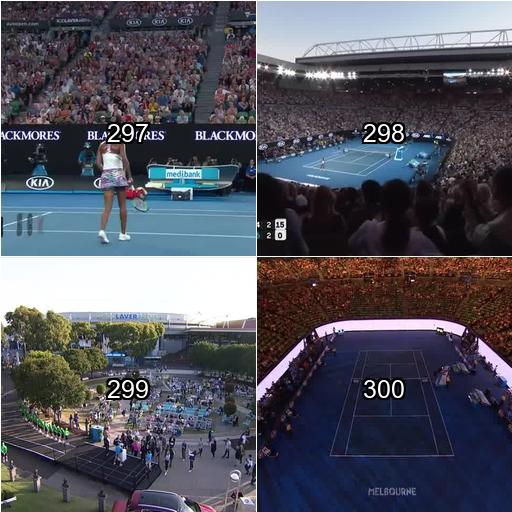
#> input picture data/debugging_images/combined_image_297.jpg, 512 x 512 px, given in place of Rafael Nadal ｜ Wimbledon 2019 ｜ Full Match [wZnCcqm_g-E].mp4, which was not available
$ python extractor.py   (older library calls are emulated)
#> lines starting #> are read from the running program, lines starting #| are printed output that depends on the picture; pictures that were not available may be replaced by others from this repository, and a replacement may not be noted
import cv2
import numpy as np
import get_supers
import object_track
import concurrent.futures


def getContrast(f):
    gray = cv2.cvtColor(f, cv2.COLOR_BGR2GRAY)
    return np.std(gray) + (0.3 * np.mean(gray)), np.mean(gray)


def getColour(f):
    # based on example from the following link
    # https://www.pyimagesearch.com/2017/06/05/computing-image-colorfulness-with-opencv-and-python/
    (B, G, R) = cv2.split(f.astype("float"))
    rg = abs(R - G)
    yb = abs(0.5 * (R + G) - B)
    stdRoot = np.sqrt((np.std(rg) ** 2) + (np.std(yb) ** 2))
    meanRoot = np.sqrt((np.mean(rg) ** 2) + (np.mean(yb) ** 2))
    return stdRoot + (0.3 * meanRoot), (np.mean(B), np.mean(G), np.mean(R))


def getEdge(f):
    lap = cv2.Laplacian(f, cv2.CV_64F)
    return np.std(lap) ** 2, np.mean(lap)


# [11 lines left out: functions getSupQual, getTime, not called in this run]


def processVideo(videoFile, start_frame_number):
#> called with start_frame_number = 1
    cap = cv2.VideoCapture(videoFile)
    fps = int(cap.get(5))
    print('Number of Frames:', cap.get(cv2.CAP_PROP_FRAME_COUNT))

    motion = []
    camMot = []
    edges = []
    uEdges = []
    colours = []
    uColours = []
    contrasts = []
    uContrasts = []
    unique = np.array([0, 0, 0])

    print("Calculating motion, and quality...")

    # calculate motion
    motion.append(0)
    flow = None
    # grab first frame since missing form loop
    ret, old = cap.read()
#> old is the input picture: shape (512, 512, 3); mean B, G, R 94.1, 83.5, 82.8
    while True:
        if old.shape[0] > 480 and old.shape[1] > 640:
            old = cv2.pyrDown(old)
        else:
            break
    # old = cv2.resize(old,(640, 480),interpolation=0)
    t1, t2 = getEdge(old)  # creates temp variables
#> in getEdge, `lap = cv2.Laplacian(f, cv2.CV_64F)`:
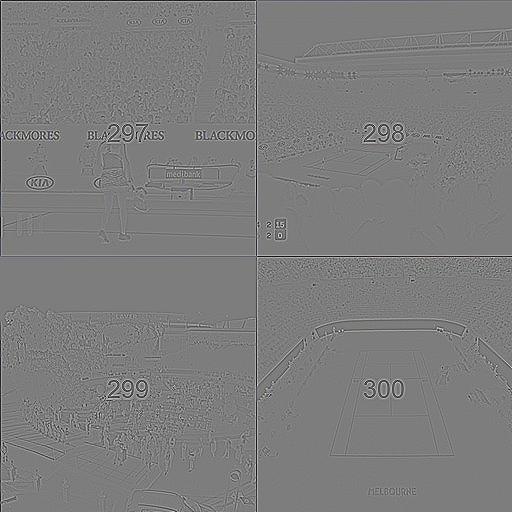
#> lap: shape (512, 512, 3) float64; mean B, G, R -0.5, -0.6, -0.6; drawn with min black and max white
#> t1 = 3883.9; t2 = -0.542
    edges.append(t1)
    uEdges.append(t2)
    t1, t2 = getColour(old)
#> in getColour, `(B, G, R) = cv2.split(f.astype("float"))`:
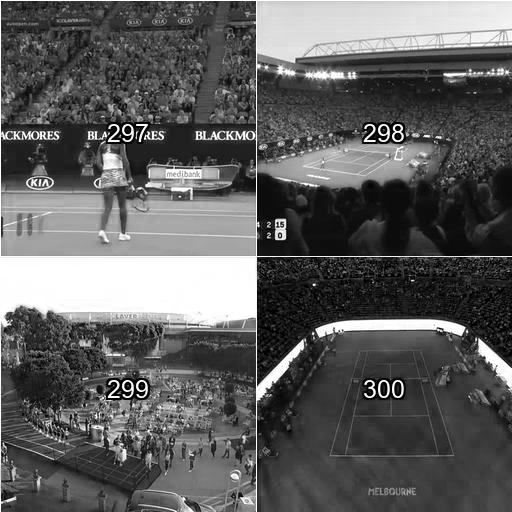
#> B: shape (512, 512) float64; min 0, max 255, mean 94.1
#> in getColour, `(B, G, R) = cv2.split(f.astype("float"))`:
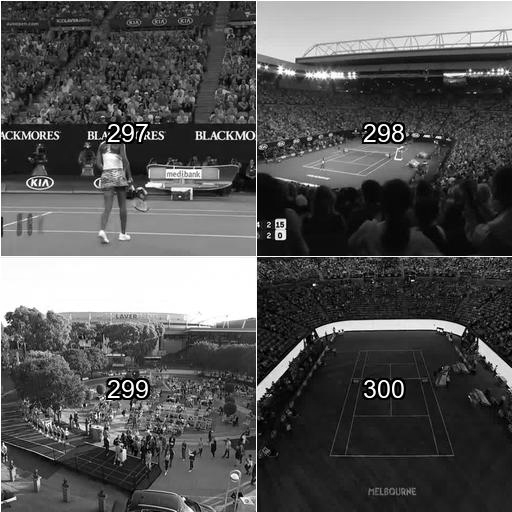
#> G: shape (512, 512) float64; min 0, max 255, mean 83.5
#> in getColour, `(B, G, R) = cv2.split(f.astype("float"))`:
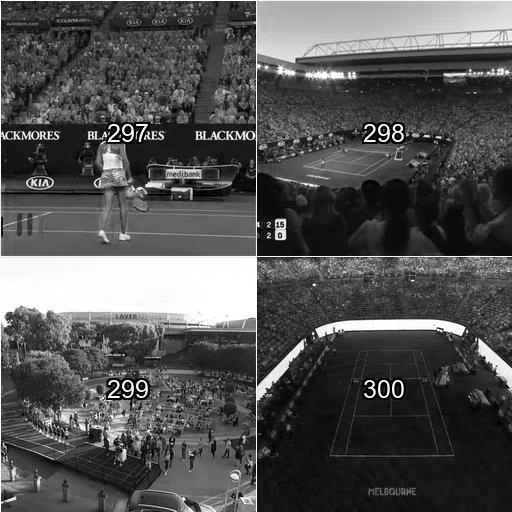
#> R: shape (512, 512) float64; min 0, max 255, mean 82.8
#> in getColour, `rg = abs(R - G)`:
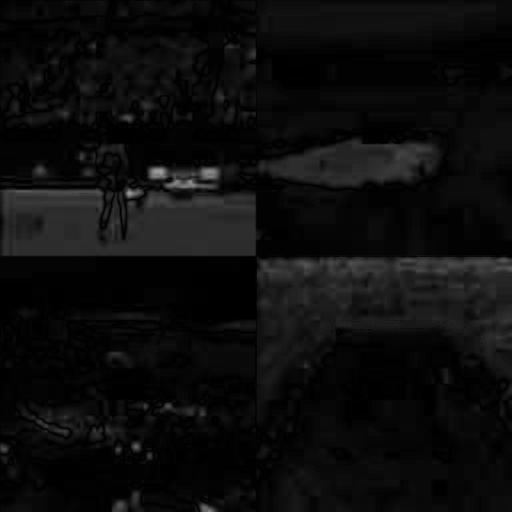
#> rg: shape (512, 512) float64; min 0, max 162, mean 12.5
#> in getColour, `yb = abs(0.5 * (R + G) - B)`:
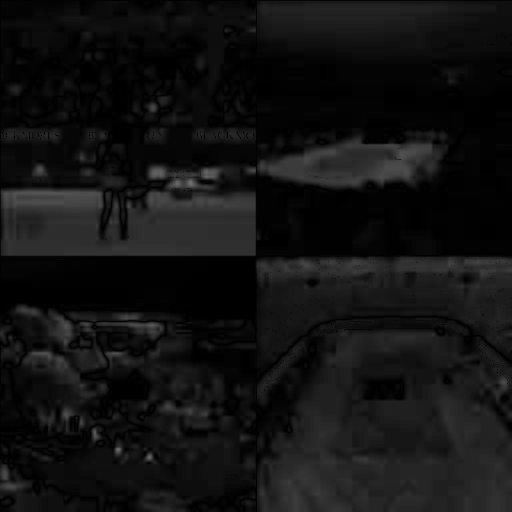
#> yb: shape (512, 512) float64; min 0, max 114, mean 18.3
#> in getColour, `stdRoot = np.sqrt((np.std(rg) ** 2) + (np.std(yb) ** 2))`: stdRoot = 22.6
#> in getColour, `meanRoot = np.sqrt((np.mean(rg) ** 2) + (np.mean(yb) ** 2))`: meanRoot = 22.14
#> t1 = 29.24; t2 = (94.08, 83.47, 82.78)
    colours.append(t1)
    uColours.append(t2)
    t1, t2 = getContrast(old)
#> t1 = 95.01; t2 = 84.47
    contrasts.append(t1)
    uContrasts.append(t2)

    i = 1
    while (True):
        j = 0
        while (j < start_frame_number):
            ret, new = cap.read()
            j = j + 1
        if not ret:
            break
        while True:
            if new.shape[0] > 480 and new.shape[1] > 640:
                new = cv2.pyrDown(new)
            else:
                break
        # new = cv2.resize(new,(640, 480),interpolation=2)
        t1, t2 = getEdge(new)  # creates temp variables
#> t1 = 3883.9; t2 = -0.542
        edges.append(t1)
        uEdges.append(t2)
        t1, t2 = getColour(new)
#> t1 = 29.24; t2 = (94.08, 83.47, 82.78)
        colours.append(t1)
        uColours.append(t2)
        t1, t2 = getContrast(new)
#> t1 = 95.01; t2 = 84.47
        contrasts.append(t1)
        uContrasts.append(t2)

        gray1 = cv2.cvtColor(new, cv2.COLOR_BGR2GRAY)
        gray2 = cv2.cvtColor(old, cv2.COLOR_BGR2GRAY)
        flow = cv2.calcOpticalFlowFarneback(gray2, gray1, flow, 0.5, 2, 15, 2, 5, 1.1,
                                            1)  # calculate the optical flow of entire frame
        mag, ang = cv2.cartToPolar(flow[..., 0], flow[..., 1])
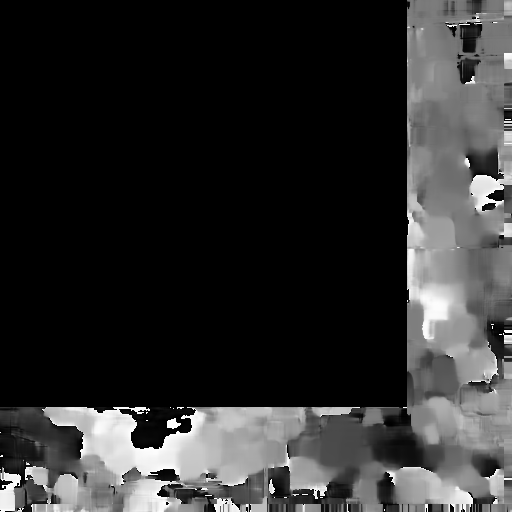
#> ang: shape (512, 512) float32; min 0, max 6.28, mean 1.14; drawn with min black and max white
        mag = np.ma.masked_invalid(mag)  # prevent errors from inf values
        motion.append(np.mean(mag))
        camMot.append(np.median(mag))

        if i % 100 == 0:
            print("Frame " + str(i * start_frame_number) + ": " + str(motion[i]))

        old = new
        i += 1

    cap.release()
    # normalize motion
    motion = np.array(motion)
    motion = motion / max(motion)

    # normalize quality
    mEdge = np.mean(edges)
    mCol = np.mean(colours)
    mCon = np.mean(contrasts)
    quality = []
    for i in range(len(edges)):
        quality.append(edges[i] / mEdge + colours[i] / mCol + contrasts[i] / mCon)

    # added motion smoothing here instead of having seperate file
    motion = np.convolve(motion, [0.05, 0.05, 0.1, 0.2, 0.2, 0.2, 0.1, 0.05, 0.05], "same")  # seudo gaussian

    print("Calculating superframes...")

    supers = get_supers.getSupers(motion, fps)

    print("Calculating superframe quality...")

    supQual = getSupQual(quality, supers)
    # calculate uniqueness, edges colours contrasts
    unique = []
    uMEdge = np.mean(uEdges)
    uMCol = np.mean(uColours)
    uMCon = np.mean(uContrasts)
    for i in range(len(supers) - 1):
        unique.append(abs(np.mean(uEdges[supers[i]:supers[i + 1]]) - uMEdge) +
                      abs(np.linalg.norm(np.mean(uColours[supers[i]:supers[i + 1]]) - uMCol)) +
                      abs(np.mean(uContrasts[supers[i]:supers[i + 1]]) - uMCon))
    unique = np.array(unique) / max(unique)

    print("Calculating object tracking...")

    supQual = np.array(supQual)
    supQual = supQual / max(supQual)

    scores = object_track.getTrack(supers, camMot, videoFile, supQual)

    # normalizing
    scores = np.array(scores)
    scores = scores / max(scores)
    lens = []
    for i in range(len(supers) - 1):
        lens.append(supers[i + 1] - supers[i])

    return supQual, scores, lens, motion, unique, supers


# [124 lines left out: functions process_frame, processVideoP, not called in this run]


supQual, scores, lens, motion, unique, supers = processVideo(
    "../video/Roger Federer vs Rafael Nadal ｜ Wimbledon 2019 ｜ Full Match [wZnCcqm_g-E].mp4", 1)

segments = [idx for idx, val in enumerate(scores) if val > 0.12]
timeStamp_segments = [idx for idx, val in enumerate(scores) if val > 0.20]
print(segments)
print(timeStamp_segments)

timeStamps = []
frameSegments = []
for i in segments:
    start = getTime(supers[i], "../video/Roger Federer vs Rafael Nadal ｜ Wimbledon 2019 ｜ Full Match [wZnCcqm_g-E].mp4")
    end = getTime(supers[i + 1],
                  "../video/Roger Federer vs Rafael Nadal ｜ Wimbledon 2019 ｜ Full Match [wZnCcqm_g-E].mp4")
    timeStamps.append((start, end))
    frameSegments.append((supers[i], supers[i + 1]))

timeStampsForTimeStamp = []
frameSegmentsForTimeStamp = []
for i in timeStamp_segments:
    start = getTime(supers[i], "../video/Roger Federer vs Rafael Nadal ｜ Wimbledon 2019 ｜ Full Match [wZnCcqm_g-E].mp4")
    end = getTime(supers[i + 1],
                  "../video/Roger Federer vs Rafael Nadal ｜ Wimbledon 2019 ｜ Full Match [wZnCcqm_g-E].mp4")
    timeStampsForTimeStamp.append((start, end))
    frameSegmentsForTimeStamp.append((supers[i], supers[i + 1]))
print(frameSegments)

$ run again, on data/debugging_images/combined_image_298.jpg
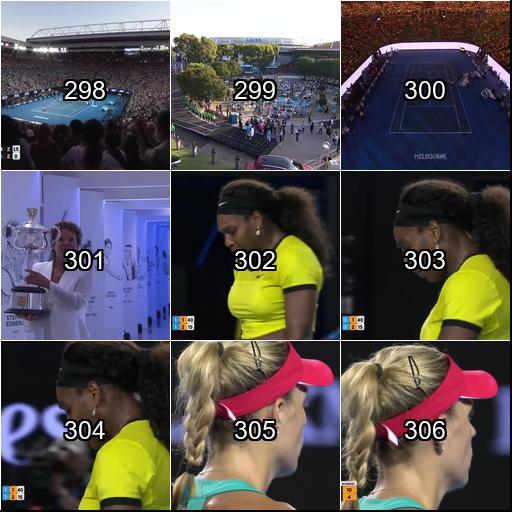
#> input picture data/debugging_images/combined_image_298.jpg, 512 x 512 px, given in place of Rafael Nadal ｜ Wimbledon 2019 ｜ Full Match [wZnCcqm_g-E].mp4, which was not available
#> in processVideo, old is the input picture: shape (512, 512, 3); mean B, G, R 80.2, 80.6, 86.1
#> in processVideo, `t1, t2 = getEdge(old)`: t1 = 4397.8; t2 = -0.448
#> in getColour, `yb = abs(0.5 * (R + G) - B)`:
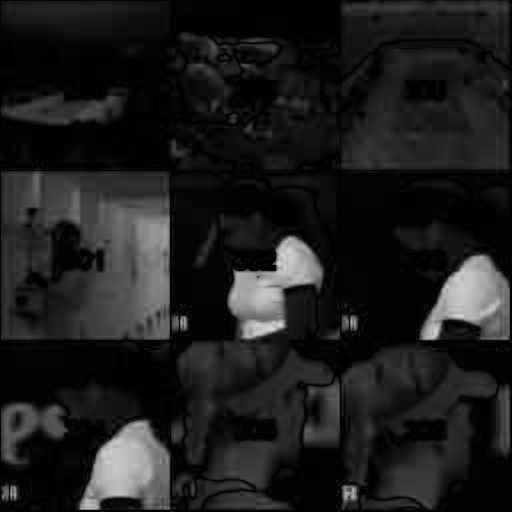
#> yb: shape (512, 512) float64; min 0, max 220.5, mean 29.9
#> stdRoot = 46.57
#> meanRoot = 32.46
#> in processVideo, `t1, t2 = getColour(old)`: t1 = 56.3; t2 = (80.2, 80.57, 86.07)
#> in processVideo, `t1, t2 = getContrast(old)`: t1 = 92.88; t2 = 82.17
#> in processVideo, `t1, t2 = getEdge(new)`: t1 = 4397.8; t2 = -0.448
#> in processVideo, `t1, t2 = getColour(new)`: t1 = 56.3; t2 = (80.2, 80.57, 86.07)
#> in processVideo, `t1, t2 = getContrast(new)`: t1 = 92.88; t2 = 82.17
#> in processVideo, `mag, ang = cv2.cartToPolar(flow[..., 0], flow[..., 1])`:
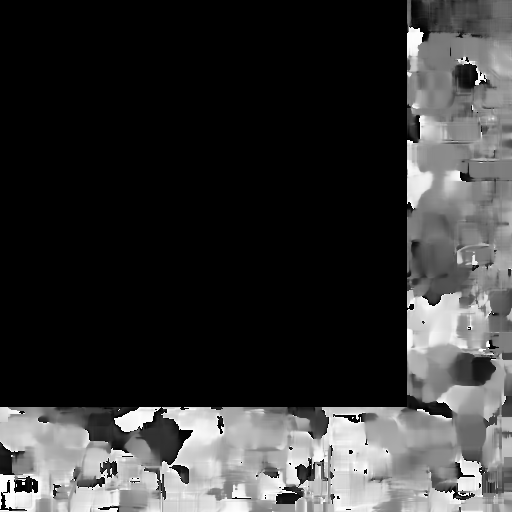
#> ang: shape (512, 512) float32; min 0, max 6.28, mean 1.34; drawn with min black and max white

$ run again, on data/debugging_images/combined_image_51.jpg
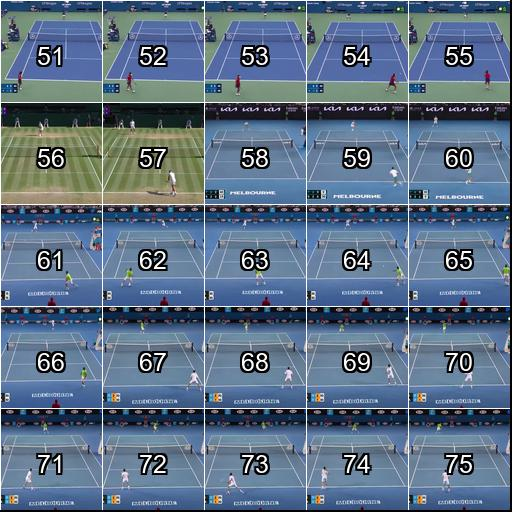
#> input picture data/debugging_images/combined_image_51.jpg, 512 x 512 px, given in place of Rafael Nadal ｜ Wimbledon 2019 ｜ Full Match [wZnCcqm_g-E].mp4, which was not available
#> in processVideo, old is the input picture: shape (512, 512, 3); mean B, G, R 133.3, 111.3, 91.5
#> in processVideo, `t1, t2 = getEdge(old)`: t1 = 6869.7; t2 = -0.597
#> in getColour, `yb = abs(0.5 * (R + G) - B)`:
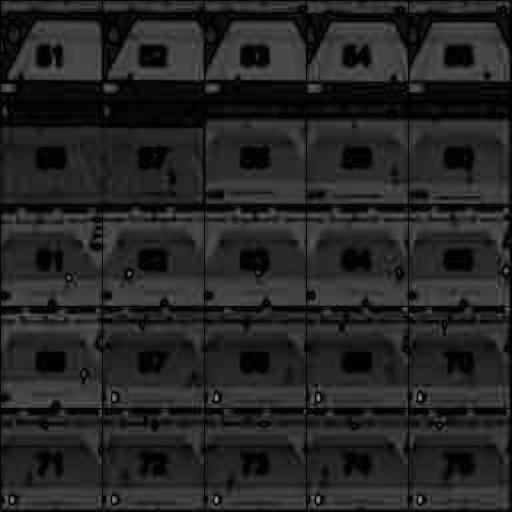
#> yb: shape (512, 512) float64; min 0, max 155, mean 37.3
#> stdRoot = 23.61
#> meanRoot = 42.92
#> in processVideo, `t1, t2 = getColour(old)`: t1 = 36.48; t2 = (133.3, 111.3, 91.47)
#> in processVideo, `t1, t2 = getContrast(old)`: t1 = 80.42; t2 = 107.9
#> in processVideo, `t1, t2 = getEdge(new)`: t1 = 6869.7; t2 = -0.597
#> in processVideo, `t1, t2 = getColour(new)`: t1 = 36.48; t2 = (133.3, 111.3, 91.47)
#> in processVideo, `t1, t2 = getContrast(new)`: t1 = 80.42; t2 = 107.9
#> in processVideo, `mag, ang = cv2.cartToPolar(flow[..., 0], flow[..., 1])`:
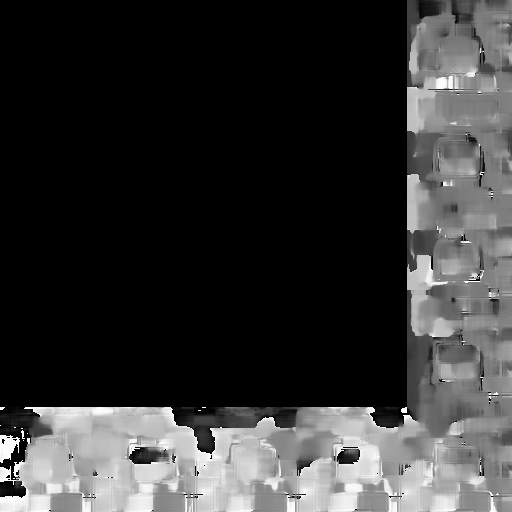
#> ang: shape (512, 512) float32; min 0, max 6.28, mean 1.32; drawn with min black and max white

$ run again, on data/debugging_images/test_combined - Copy.jpg
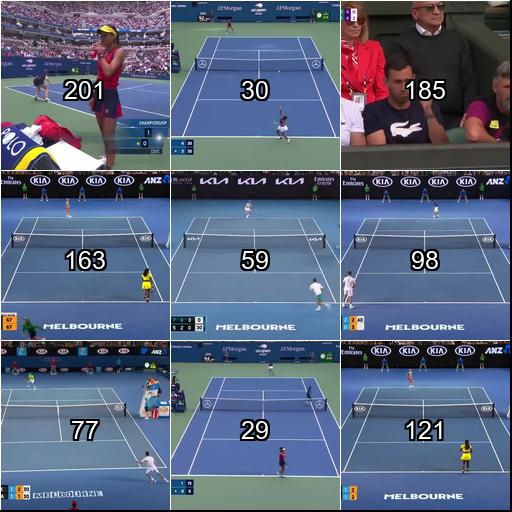
#> input picture data/debugging_images/test_combined - Copy.jpg, 512 x 512 px, given in place of Rafael Nadal ｜ Wimbledon 2019 ｜ Full Match [wZnCcqm_g-E].mp4, which was not available
#> in processVideo, old is the input picture: shape (512, 512, 3); mean B, G, R 124.9, 100.8, 88.5
#> in processVideo, `t1, t2 = getEdge(old)`: t1 = 5438.7; t2 = -0.623
#> stdRoot = 31.35
#> meanRoot = 42.28
#> in processVideo, `t1, t2 = getColour(old)`: t1 = 44.04; t2 = (124.9, 100.8, 88.54)
#> in processVideo, `t1, t2 = getContrast(old)`: t1 = 77.66; t2 = 99.89
#> in processVideo, `t1, t2 = getEdge(new)`: t1 = 5438.7; t2 = -0.623
#> in processVideo, `t1, t2 = getColour(new)`: t1 = 44.04; t2 = (124.9, 100.8, 88.54)
#> in processVideo, `t1, t2 = getContrast(new)`: t1 = 77.66; t2 = 99.89
#> in processVideo, `mag, ang = cv2.cartToPolar(flow[..., 0], flow[..., 1])`:
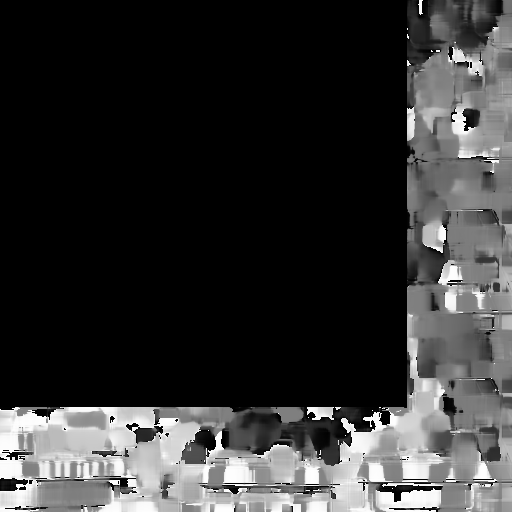
#> ang: shape (512, 512) float32; min 0, max 6.28, mean 1.26; drawn with min black and max white
